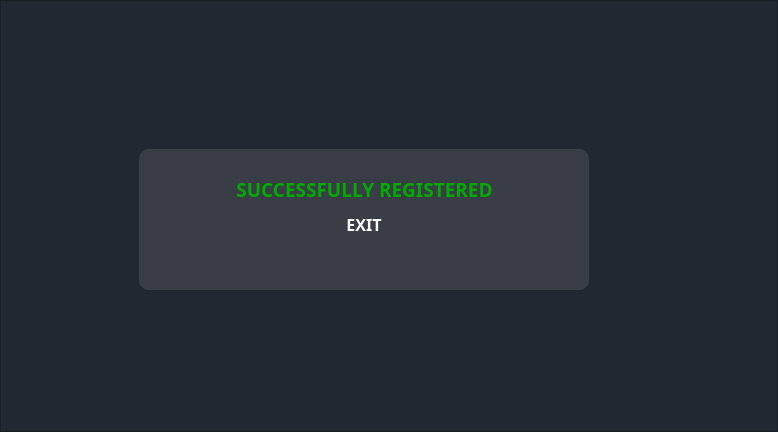
<?xml version="1.0" encoding="UTF-8"?>
<ui version="4.0">
 <class>MainWindow</class>
 <widget class="QMainWindow" name="MainWindow">
  <property name="geometry">
   <rect>
    <x>0</x>
    <y>0</y>
    <width>778</width>
    <height>432</height>
   </rect>
  </property>
  <property name="windowTitle">
   <string>Successfully Registered</string>
  </property>
  <widget class="QWidget" name="centralwidget">
   <layout class="QVBoxLayout" name="verticalLayout">
    <property name="leftMargin">
     <number>0</number>
    </property>
    <property name="topMargin">
     <number>0</number>
    </property>
    <property name="rightMargin">
     <number>0</number>
    </property>
    <property name="bottomMargin">
     <number>0</number>
    </property>
    <item>
     <widget class="QFrame" name="background">
      <property name="styleSheet">
       <string notr="true">background-color: rgb(34, 40, 49);</string>
      </property>
      <property name="frameShape">
       <enum>QFrame::NoFrame</enum>
      </property>
      <property name="frameShadow">
       <enum>QFrame::Raised</enum>
      </property>
      <layout class="QHBoxLayout" name="horizontalLayout_3">
       <property name="spacing">
        <number>0</number>
       </property>
       <property name="leftMargin">
        <number>0</number>
       </property>
       <property name="topMargin">
        <number>0</number>
       </property>
       <property name="rightMargin">
        <number>0</number>
       </property>
       <property name="bottomMargin">
        <number>0</number>
       </property>
       <item>
        <widget class="QFrame" name="frame">
         <property name="frameShape">
          <enum>QFrame::StyledPanel</enum>
         </property>
         <property name="frameShadow">
          <enum>QFrame::Raised</enum>
         </property>
         <widget class="QFrame" name="frame_2">
          <property name="geometry">
           <rect>
            <x>139</x>
            <y>149</y>
            <width>450</width>
            <height>141</height>
           </rect>
          </property>
          <property name="maximumSize">
           <size>
            <width>450</width>
            <height>450</height>
           </size>
          </property>
          <property name="styleSheet">
           <string notr="true">color: rgb(255, 255, 255);
border-radius: 10px;
background-color: rgb(57, 62, 70);</string>
          </property>
          <property name="frameShape">
           <enum>QFrame::NoFrame</enum>
          </property>
          <property name="frameShadow">
           <enum>QFrame::Raised</enum>
          </property>
          <widget class="QLabel" name="label_2">
           <property name="geometry">
            <rect>
             <x>70</x>
             <y>20</y>
             <width>311</width>
             <height>41</height>
            </rect>
           </property>
           <property name="font">
            <font>
             <family>Swis721 Cn BT</family>
             <pointsize>14</pointsize>
             <weight>75</weight>
             <bold>true</bold>
            </font>
           </property>
           <property name="styleSheet">
            <string notr="true">color: rgb(0, 170, 0);</string>
           </property>
           <property name="text">
            <string>SUCCESSFULLY REGISTERED</string>
           </property>
           <property name="alignment">
            <set>Qt::AlignCenter</set>
           </property>
          </widget>
          <widget class="QPushButton" name="pushButton_2">
           <property name="geometry">
            <rect>
             <x>100</x>
             <y>50</y>
             <width>250</width>
             <height>51</height>
            </rect>
           </property>
           <property name="font">
            <font>
             <family>Swis721 Cn BT</family>
             <pointsize>12</pointsize>
             <weight>75</weight>
             <bold>true</bold>
            </font>
           </property>
           <property name="styleSheet">
            <string notr="true">QPushButton{
	background-color: rgb(57, 62, 70);
	border: 2px solid rgb(57, 62, 70);
	
	border-radius: 5px;
}

QPushButton:hover{
	background-color: rgb(189, 0, 0);
	border-radius: 5px;
}

QPushButton:pressed{
	background-color: rgb(30, 200, 190);
	border-radius: 5px;
}</string>
           </property>
           <property name="text">
            <string>EXIT</string>
           </property>
          </widget>
         </widget>
        </widget>
       </item>
      </layout>
     </widget>
    </item>
   </layout>
  </widget>
 </widget>
 <resources/>
 <connections/>
</ui>
